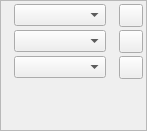
<?xml version="1.0" encoding="UTF-8"?>
<ui version="4.0">
 <class>PropertyWidget_TextColorBase</class>
 <widget class="QFrame" name="PropertyWidget_TextColorBase">
  <property name="geometry">
   <rect>
    <x>0</x>
    <y>0</y>
    <width>147</width>
    <height>131</height>
   </rect>
  </property>
  <property name="windowTitle">
   <string notr="true">Frame</string>
  </property>
  <property name="frameShape">
   <enum>QFrame::StyledPanel</enum>
  </property>
  <property name="frameShadow">
   <enum>QFrame::Raised</enum>
  </property>
  <layout class="QVBoxLayout" name="verticalLayout">
   <property name="spacing">
    <number>3</number>
   </property>
   <property name="leftMargin">
    <number>3</number>
   </property>
   <property name="topMargin">
    <number>3</number>
   </property>
   <property name="rightMargin">
    <number>3</number>
   </property>
   <property name="bottomMargin">
    <number>3</number>
   </property>
   <item>
    <layout class="QHBoxLayout" name="fillLayout">
     <property name="spacing">
      <number>3</number>
     </property>
     <item>
      <widget class="QLabel" name="fillIcon">
       <property name="text">
        <string/>
       </property>
       <property name="pixmap">
        <pixmap>../../resources/icons/16/color-fill.png</pixmap>
       </property>
      </widget>
     </item>
     <item>
      <widget class="ColorCombo" name="fillColor">
       <property name="sizePolicy">
        <sizepolicy hsizetype="MinimumExpanding" vsizetype="Fixed">
         <horstretch>0</horstretch>
         <verstretch>0</verstretch>
        </sizepolicy>
       </property>
       <property name="toolTip">
        <string>Color of selected text. If Outline text decoration is enabled, this color will be the fill color. If Drop Shadow Text is enabled, then this will be the top most color.</string>
       </property>
      </widget>
     </item>
     <item>
      <widget class="QLabel" name="fillShadeLabel">
       <property name="text">
        <string/>
       </property>
       <property name="pixmap">
        <pixmap>../../resources/icons/shade.png</pixmap>
       </property>
      </widget>
     </item>
     <item>
      <widget class="ShadeButton" name="fillShade">
       <property name="toolTip">
        <string>Saturation of color of text fill</string>
       </property>
       <property name="text">
        <string/>
       </property>
      </widget>
     </item>
    </layout>
   </item>
   <item>
    <layout class="QHBoxLayout" name="strokeLayout">
     <property name="spacing">
      <number>3</number>
     </property>
     <property name="leftMargin">
      <number>0</number>
     </property>
     <property name="topMargin">
      <number>0</number>
     </property>
     <property name="rightMargin">
      <number>0</number>
     </property>
     <property name="bottomMargin">
      <number>0</number>
     </property>
     <item>
      <widget class="QLabel" name="strokeIcon">
       <property name="text">
        <string/>
       </property>
       <property name="pixmap">
        <pixmap>../../resources/icons/16/color-stroke.png</pixmap>
       </property>
      </widget>
     </item>
     <item>
      <widget class="ColorCombo" name="strokeColor">
       <property name="sizePolicy">
        <sizepolicy hsizetype="MinimumExpanding" vsizetype="Fixed">
         <horstretch>0</horstretch>
         <verstretch>0</verstretch>
        </sizepolicy>
       </property>
       <property name="toolTip">
        <string>Color of text stroke and/or drop shadow, depending which is chosen. If both are chosen, then they share the same color.</string>
       </property>
      </widget>
     </item>
     <item>
      <widget class="QLabel" name="strokeShadeLabel">
       <property name="text">
        <string/>
       </property>
       <property name="pixmap">
        <pixmap>../../resources/icons/shade.png</pixmap>
       </property>
      </widget>
     </item>
     <item>
      <widget class="ShadeButton" name="strokeShade">
       <property name="toolTip">
        <string>Saturation of color of text stroke</string>
       </property>
       <property name="text">
        <string/>
       </property>
      </widget>
     </item>
    </layout>
   </item>
   <item>
    <layout class="QHBoxLayout" name="backLayout">
     <property name="spacing">
      <number>3</number>
     </property>
     <item>
      <widget class="QLabel" name="backIcon">
       <property name="text">
        <string/>
       </property>
       <property name="pixmap">
        <pixmap>../../resources/icons/16/color-fill.png</pixmap>
       </property>
      </widget>
     </item>
     <item>
      <widget class="ColorCombo" name="backColor">
       <property name="sizePolicy">
        <sizepolicy hsizetype="MinimumExpanding" vsizetype="Fixed">
         <horstretch>0</horstretch>
         <verstretch>0</verstretch>
        </sizepolicy>
       </property>
       <property name="toolTip">
        <string>Background color of selected text</string>
       </property>
      </widget>
     </item>
     <item>
      <widget class="QLabel" name="backShadeLabel">
       <property name="text">
        <string/>
       </property>
       <property name="pixmap">
        <pixmap>../../resources/icons/shade.png</pixmap>
       </property>
      </widget>
     </item>
     <item>
      <widget class="ShadeButton" name="backShade">
       <property name="toolTip">
        <string>Saturation of color of text background</string>
       </property>
       <property name="text">
        <string/>
       </property>
      </widget>
     </item>
    </layout>
   </item>
   <item>
    <layout class="QHBoxLayout" name="effectsLayout">
     <property name="spacing">
      <number>3</number>
     </property>
     <item>
      <spacer name="horizontalSpacer_3">
       <property name="orientation">
        <enum>Qt::Horizontal</enum>
       </property>
       <property name="sizeHint" stdset="0">
        <size>
         <width>40</width>
         <height>20</height>
        </size>
       </property>
      </spacer>
     </item>
     <item>
      <widget class="StyleSelect" name="textEffects" native="true"/>
     </item>
    </layout>
   </item>
  </layout>
 </widget>
 <customwidgets>
  <customwidget>
   <class>ColorCombo</class>
   <extends>QComboBox</extends>
   <header>ui/colorcombo.h</header>
  </customwidget>
  <customwidget>
   <class>ShadeButton</class>
   <extends>QToolButton</extends>
   <header>ui/shadebutton.h</header>
  </customwidget>
  <customwidget>
   <class>StyleSelect</class>
   <extends>QWidget</extends>
   <header>ui/styleselect.h</header>
   <container>1</container>
  </customwidget>
 </customwidgets>
 <resources/>
 <connections/>
</ui>
